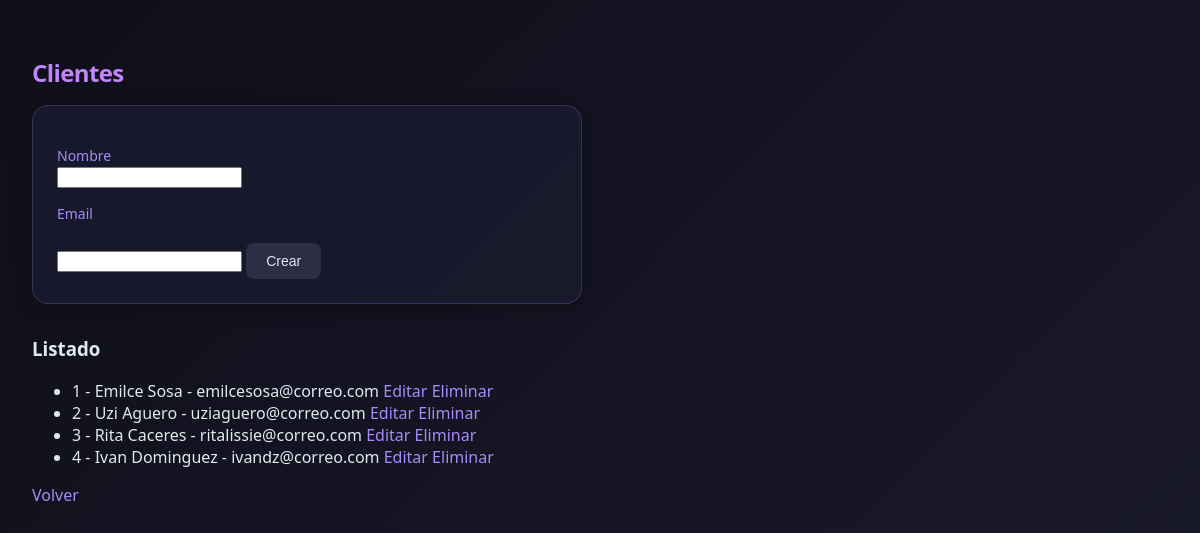
Screenshot of /clientes with the database file from the repository.
### tables this page shows
CREATE TABLE clientes (
    id INTEGER PRIMARY KEY AUTOINCREMENT,
    nombre TEXT NOT NULL,
    email TEXT
);

### app.py (the view)
@app.route("/clientes")
def clientes():
    with db_lock:
        conn = get_db()
        clientes = conn.execute("SELECT * FROM clientes").fetchall()
        conn.close()
    return render_template("clientes.html", clientes=clientes)

### app.py (called while the page is built)
def get_db():
    conn = sqlite3.connect("database.db", timeout=10)
    conn.row_factory = sqlite3.Row
    return conn

### templates/clientes.html (shortened to what this page needs)
<!DOCTYPE html>
<html>
    <head>
        <link rel="stylesheet" href="{{ url_for('static', filename='general.css') }}">
    </head>
    <body>
        <h2>Clientes</h2>
        <form method="POST" action="/clientes/crear">
            <label>Nombre</label>
            <input name="nombre">
            <label>Email</label>
            <input name="email">
            <button type="submit">
                Crear
            </button>
        </form>
        <h3>Listado</h3>
        <ul>
            {% for c in clientes %}
                <li>
                    {{ c.id }} - {{ c.nombre }} - {{ c.email }}
                    <a href="/clientes/editar/{{c.id}}">
                        Editar
                    </a>
                    <a href="/clientes/eliminar/{{c.id}}">
                         Eliminar
                    </a>
                </li>
            {% endfor %}
        </ul>
        <a href="/">Volver</a>
    </body>
</html>

### static/general.css (style rules this page uses)
body { font-family: 'Segoe UI', system-ui, -apple-system, sans-serif; background: linear-gradient(135deg, #0f0f1a 0%, #1a1a2e 100%); color: #e2e8f0; margin: 0; padding: 2rem; min-height: 100vh; }
h1, h2 { color: #f0f0f0; font-weight: 600; letter-spacing: -0.025em; }
h2 { font-size: 1.5rem; margin: 1.5rem 0 1rem; color: #c084fc; }
form { background: rgba(26, 26, 46, 0.95); padding: 1.5rem; border-radius: 1rem; box-shadow: 0 4px 20px rgba(0,0,0,0.3); max-width: 500px; margin-bottom: 2rem; border: 1px solid rgba(192, 132, 252, 0.2); }
label { display: block; margin-top: 1rem; font-weight: 500; font-size: 0.875rem; color: #a78bfa; }
button { margin-top: 1.25rem; padding: 0.625rem 1.25rem; border: none; border-radius: 0.5rem; background: #2d2d44; color: #e2e8f0; font-weight: 500; font-size: 0.875rem; cursor: pointer; transition: all 0.2s; }
a { color: #a78bfa; text-decoration: none; font-weight: 500; }

### rows the page displays
clientes: id "1", nombre "Emilce Sosa", email "emilcesosa@correo.com"
clientes: id "2", nombre "Uzi Aguero", email "uziaguero@correo.com"
clientes: id "3", nombre "Rita Caceres", email "ritalissie@correo.com"
clientes: id "4", nombre "Ivan Dominguez", email "ivandz@correo.com"
